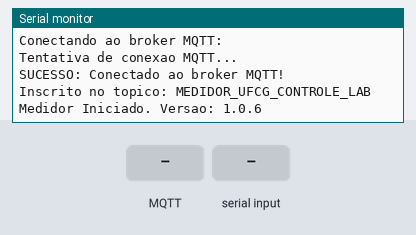
This sketch was run on a simulated ESP8266 (NodeMCU). Shown: the last lines printed to the serial monitor. Inputs (shaded band) come from the test bench. WiFi joins after 1.5 s; servers stay silent unless stated; no MQTT or app messages arrive unless stated; not simulated (calls return 0 or success): secrets.h. At 9.9 s the program restarts the board; the recording ends there.

Above: at 4.3 s.
4.4 s: MQTT message "RESET" arrives on the first subscribed topic
At 5.2 s:
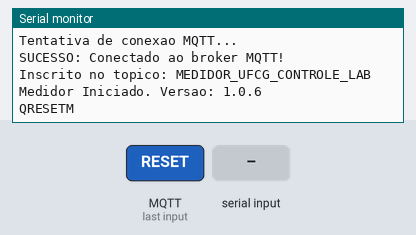
5.9 s: "{\n" received over Serial
At 6.3 s:
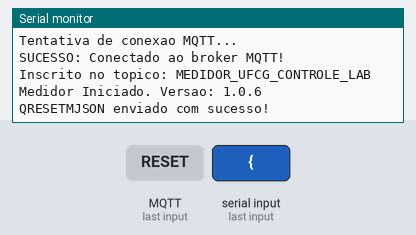
7.4 s: MQTT message "ATUALIZAR" arrives on the first subscribed topic
At 9.6 s:
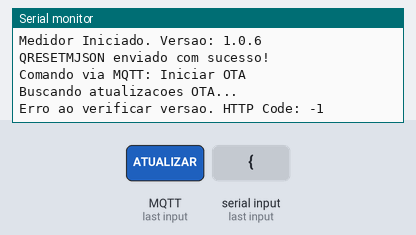

The sketch:

MEDIDOR_UFCG_ESP8266.ino
```cpp
#include <ESP8266WiFi.h>
#include <PubSubClient.h>
#include <ESP8266HTTPClient.h>
#include <ESP8266httpUpdate.h>
#include "secrets.h"

#define FIRMWARE_VERSION "1.0.6"

const char *SSID = SECRET_SSID;
const char *PASSWORD = SECRET_PASSWORD;
const char *BROKER = SECRET_BROKER;
const char *URL_VERSAO = SECRET_URL_VERSAO;
const char *URL_FIRMWARE = SECRET_URL_FIRMWARE;

const char *CLIENT_ID = "MEDIDOR_UFCG_LABMET";
const char *TOPIC_PUBLISH = "/UFCG/pwrc/";
const char *TOPIC_LOG = "/UFCG/pwrc/log";
const char *TOPIC_SUBSCRIBE = "MEDIDOR_UFCG_CONTROLE_LAB";

String Leitura = "";
int tentativa;
unsigned long Agora;

void ConnectWifi(void);
void connectMQTT(void);
void Callback(char* topic, byte* payload, unsigned int length);
void checkAndDownloadUpdate(void);

WiFiClient WifiClient;
PubSubClient client(BROKER, 1883, WifiClient);

void setup() {
  Serial.begin(19200);
  Serial.setTimeout(250);

  // Linha em branco para limpar lixo do boot no Monitor Serial
  Serial.println();
  Serial.println("=== BOOT: MEDIDOR LABMET ===");

  client.setBufferSize(512);
  client.setCallback(Callback);

  ConnectWifi();
  connectMQTT();

  String msgBoot = "Medidor Iniciado. Versao: " + String(FIRMWARE_VERSION);
  client.publish(TOPIC_LOG, msgBoot.c_str());
  Serial.println(msgBoot);
  delay(1000);
}

void Callback(char* topic, byte * payload, unsigned int length) {
  String mensagem = "";
  for (unsigned int i = 0; i < length; i++) {
    mensagem += (char)payload[i];
  }

  if (mensagem == "RESET_ESP") {
    Serial.println("Comando via MQTT: Reiniciando ESP8266...");
    ESP.reset();
  }
  else if (mensagem == "RESET") {
    Serial.print("QRESETM");
  }
  else if (mensagem == "ATUALIZAR") {
    Serial.println("Comando via MQTT: Iniciar OTA");
    client.publish(TOPIC_LOG, "Iniciando checagem de OTA...");
    delay(1000);
    checkAndDownloadUpdate();
  }
  else if (mensagem.startsWith("QCALIB")) {
    Serial.print(mensagem);
    Serial.println("Aviso: Comando de Calibracao recebido e repassado!");
    client.publish(TOPIC_LOG, "Comando de Calibracao repassado ao ATMega...");
  }
  else {
    client.publish(TOPIC_LOG, "MEDIDOR_UFCG_OK");
  }
}

void loop() {
  if (Serial.available() > 0) {
    Leitura = Serial.readStringUntil('\n');
    Leitura.trim();
  }

  // --- GUARDIÃO DE CONEXÃO WI-FI ---
  if (WiFi.status() != WL_CONNECTED) {
    Serial.println("AVISO: Conexao Wi-Fi perdida! Tentando reconectar...");
    ConnectWifi();
    connectMQTT();
  }

  client.loop();

  if (Leitura != "") {
    if (!client.connected()) {
      Serial.println("AVISO: Cliente MQTT desconectado! Reconectando antes de enviar...");
      connectMQTT();
    }

    // --- O GUARDIÃO DO JSON ---
    if (Leitura.startsWith("{")) {
      // É um JSON válido! Pode ir para o banco de dados.
      client.publish(TOPIC_PUBLISH, Leitura.c_str());
      Serial.println("JSON enviado com sucesso!");
    } else {
      // É um texto, log ou erro do Arduino. Vai para o tópico de log!
      client.publish(TOPIC_LOG, Leitura.c_str());
    }

    Leitura = "";
  }
}

void ConnectWifi(void) {
  tentativa = 0;
  Serial.print("Conectando a rede Wi-Fi: ");
  Serial.println(SSID);

  WiFi.begin(SSID , PASSWORD);

  while ((WiFi.status() != WL_CONNECTED) && (tentativa < 15)) {
    tentativa++;
    Serial.print("Tentativa de conexao Wi-Fi ");
    Serial.print(tentativa);
    Serial.println("/15...");
    delay(1000);
  }

  if (WiFi.status() != WL_CONNECTED) {
    Serial.println("ERRO CRITICO: Falha na conexao Wi-Fi. Reiniciando modulo...");
    delay(500);
    ESP.reset();
  } else {
    Serial.println("SUCESSO: Wi-Fi conectado!");
    Serial.print("Endereco IP local: ");
    Serial.println(WiFi.localIP());
  }
}

void connectMQTT(void) {
  Serial.print("Conectando ao broker MQTT: ");
  Serial.println(BROKER);

  Agora = millis();

  while ((!client.connected()) && ((millis() - Agora) < 55000)) {
    Serial.println("Tentativa de conexao MQTT...");
    if (client.connect(CLIENT_ID, SECRET_MQTT_USER, SECRET_MQTT_PASS)) {
      Serial.println("SUCESSO: Conectado ao broker MQTT!");
      client.subscribe(TOPIC_SUBSCRIBE);
      Serial.print("Inscrito no topico: ");
      Serial.println(TOPIC_SUBSCRIBE);
    } else {
      Serial.print("Falha na conexao MQTT. Codigo de erro: ");
      Serial.print(client.state());
      Serial.println(" - Tentando novamente em 1s...");
      delay(1000);
    }
  }

  if ((millis() - Agora) > 55000) {
    Serial.println("ERRO CRITICO: Tempo limite de conexao MQTT esgotado. Reiniciando...");
    ESP.reset();
  }
}

void checkAndDownloadUpdate(void) {
  WiFiClient updateClient;
  HTTPClient http;

  Serial.println("Buscando atualizacoes OTA...");
  http.begin(updateClient, URL_VERSAO);
  int httpCode = http.GET();

  if (httpCode == HTTP_CODE_OK) {
    String serverVersion = http.getString();
    serverVersion.trim();
    Serial.print("Versao no servidor: ");
    Serial.println(serverVersion);

    if (serverVersion != FIRMWARE_VERSION) {
      Serial.println("Nova versao encontrada! Iniciando download...");
      client.publish(TOPIC_LOG, "Baixando nova versao...");
      client.disconnect();
      t_httpUpdate_return ret = ESPhttpUpdate.update(updateClient, URL_FIRMWARE);
      if (ret == HTTP_UPDATE_OK) {
        Serial.println("Atualizacao OTA concluida com sucesso!");
        client.publish(TOPIC_LOG, "Sucesso!");
      } else {
        Serial.println("Erro na atualizacao OTA.");
      }
    } else {
      Serial.println("O firmware ja esta na versao mais recente.");
      client.publish(TOPIC_LOG, "Firmware atualizado.");
    }
  } else {
    Serial.print("Erro ao verificar versao. HTTP Code: ");
    Serial.println(httpCode);
  }
  http.end();
}
```

Measured:
- after the input at 4.4 s, the serial monitor: prints a new line at once (image 1)
- after the input at 5.9 s, the serial monitor: prints a new line at once (image 2)
- after the input at 7.4 s, the serial monitor: prints a new line at once (image 3)
